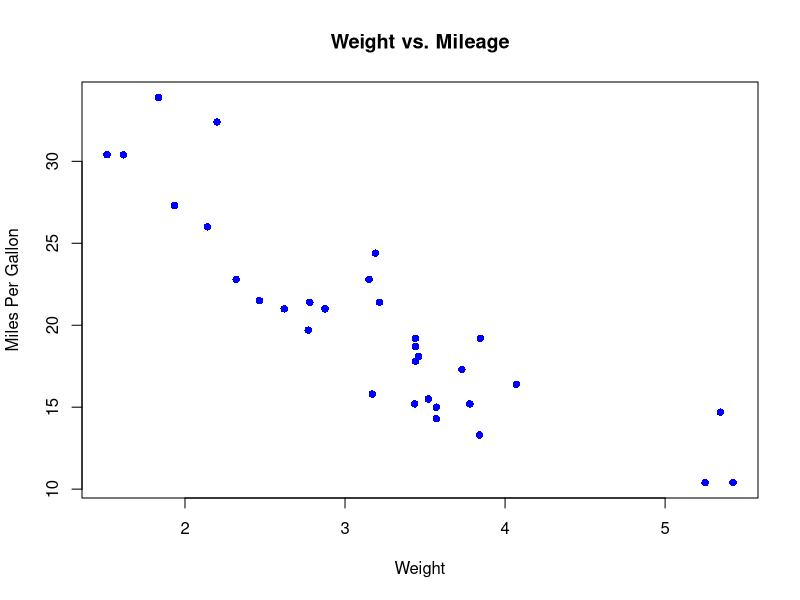

Write R code to recreate this figure.
# 1. Perform the following tasks:
# (a) Import mtcars data set.
library(datasets)
print(head(mtcars))

# (b) Visualize your data using scatter plots
plot(mtcars$wt, mtcars$mpg,  xlab = "Weight", ylab = "Miles Per Gallon", main="Weight vs. Mileage", pch = 16, col = "blue")

# (c) Compute the Correlation between mpg and wt variables.
correlation <- cor(mtcars$mpg, mtcars$wt)
print(sprintf("Correlation between mpg and wt variables: %f", correlation))